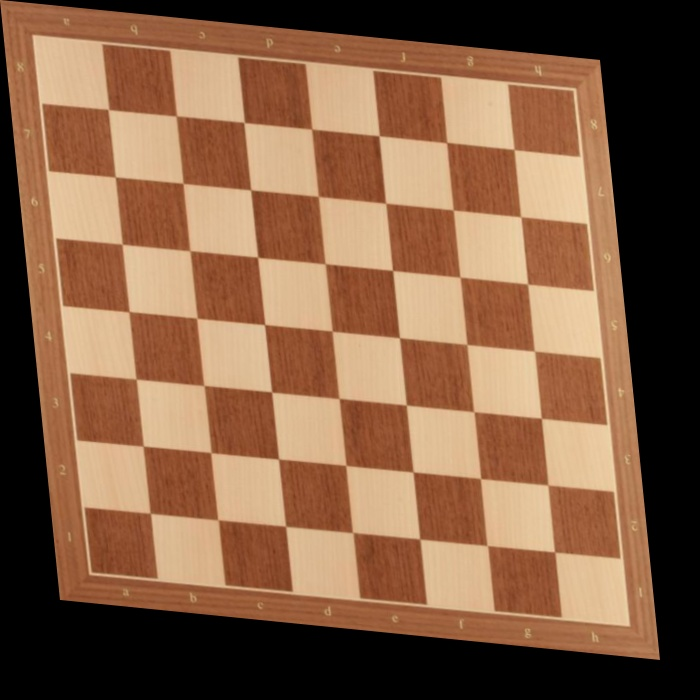
#> input picture lab/30003294_30003652_lab03_geometric/inlab/data/distorted.jpg, 700 x 700 px
$ python affine-trans.py -i ../data/distorted.jpg
#> lines starting #> are read from the running program, lines starting #| are printed output that depends on the picture
#CS763 Lab02 30003294 30003652 Q01

import numpy as np, cv2, matplotlib.pyplot as plt
import argparse
parser= argparse.ArgumentParser()
parser.add_argument("-i", help="image")
args= parser.parse_args()
d_img= cv2.imread(args.i)
#> d_img is the input picture: shape (700, 700, 3); mean B, G, R 69, 95.6, 133

# d_img= cv2.imread('../data/distorted.jpg')
cv2.namedWindow('distorted', cv2.WINDOW_NORMAL)
cv2.imshow('distorted', d_img)
cv2.waitKey(0)
#cv2.destroyAllWindows()
rows,cols=d_img.shape[:2]
#> rows = 700; cols = 700

d_pt=np.float32([[599,60],[659,659],[60,599]])
o_pt=np.float32([[600,0],[600,600],[0,600]])

s_fac=-60/599 #calculated using 1pt transform

H_a=np.array([[1, s_fac, 0], [s_fac, 1, 0]])

o_img=cv2.warpAffine(d_img, H_a, (rows,cols))
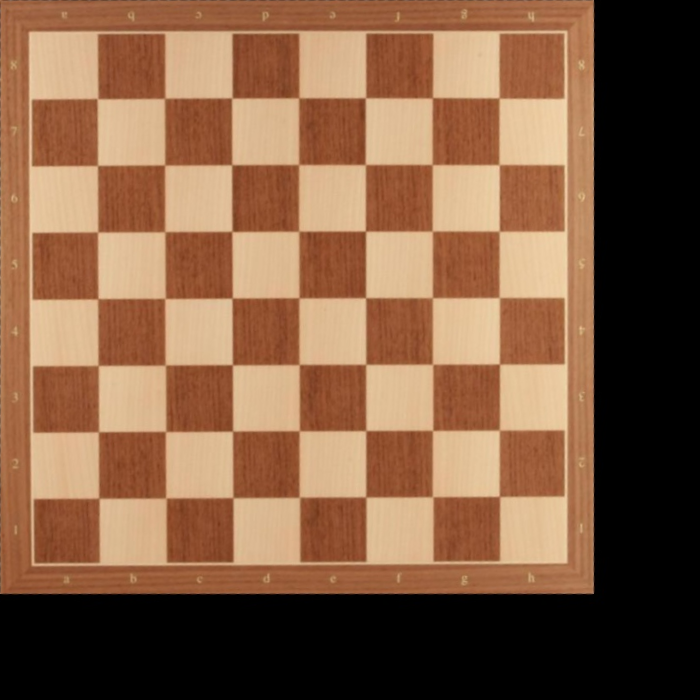
#> o_img: shape (700, 700, 3); mean B, G, R 68.3, 94.6, 131.6
cv2.imwrite('../data/o_img_manual.jpg', o_img)
cv2.namedWindow('original', cv2.WINDOW_NORMAL)
cv2.imshow('original', o_img)
cv2.waitKey(0)
#plt.imshow(cv2.cvtColor(chess, cv2.COLOR_BGR2RGB))
#plt.show()
M=cv2.getAffineTransform(d_pt,o_pt)
o_img=cv2.warpAffine(d_img, H_a, (rows,cols))
cv2.imwrite('../data/o_img_getaff.jpg', o_img)

print(M)

#end of code

$ run again, with lab/30003294_30003652_lab03_geometric/inlab/data/chessboard.jpg copied over lab/30003294_30003652_lab03_geometric/inlab/data/distorted.jpg
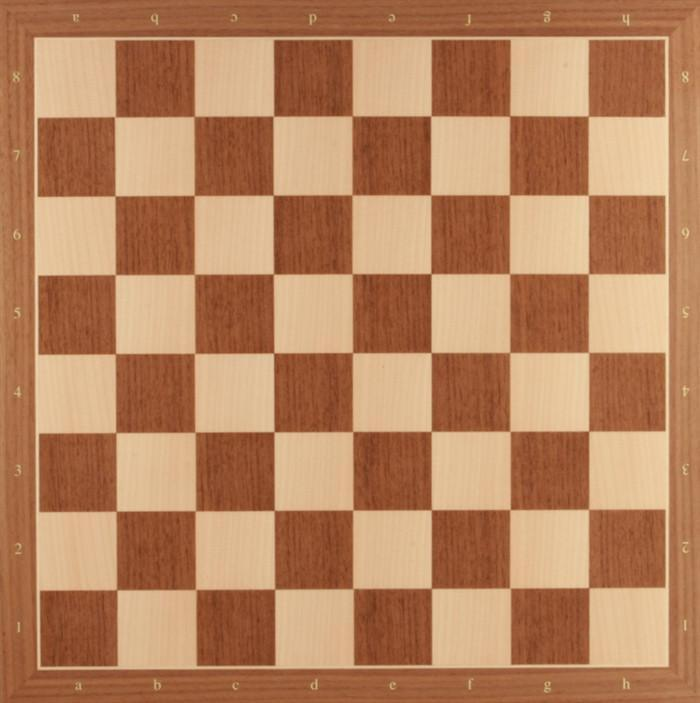
#> input picture lab/30003294_30003652_lab03_geometric/inlab/data/chessboard.jpg, 700 x 703 px
#> d_img is the input picture: shape (703, 700, 3); mean B, G, R 94.9, 131.6, 183
#> `o_img=cv2.warpAffine(d_img, H_a, (rows,cols))`:
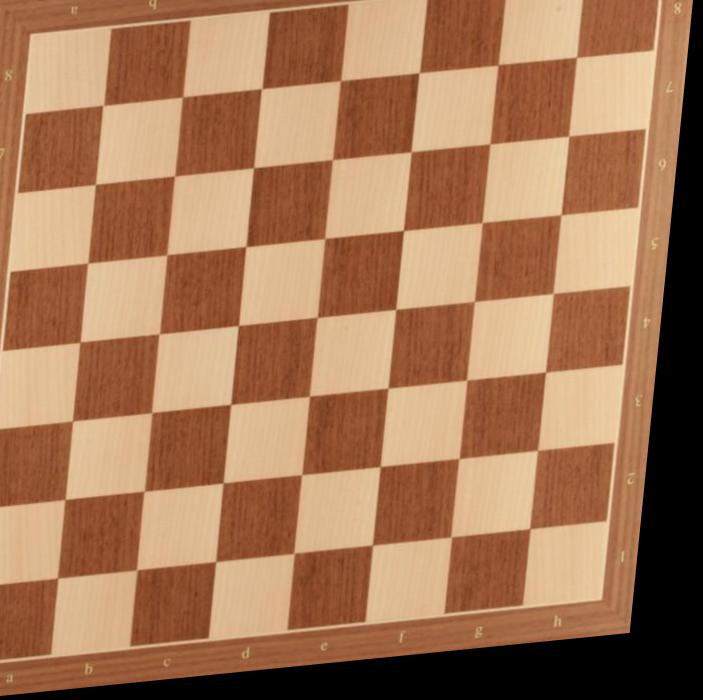
#> o_img: shape (700, 703, 3); mean B, G, R 86.7, 119.4, 164.7
